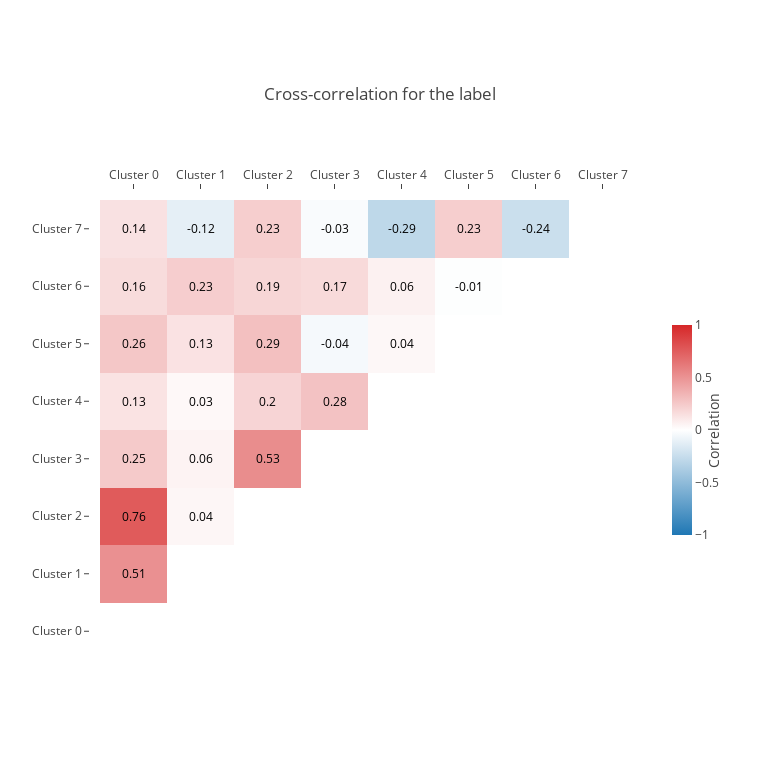
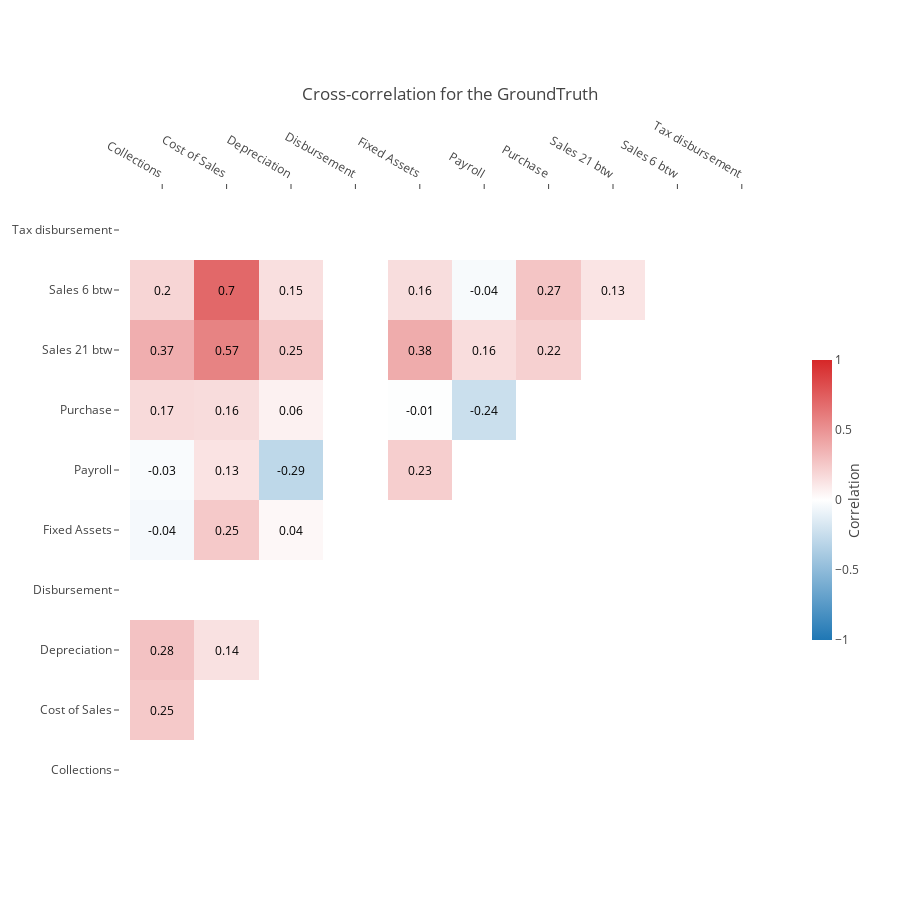

The cell these charts' notebook holds for them, in order:
### Code cell
correlationMatrix(df_all, on="label", agg_period="2D", interactive=True)
correlationMatrix(df_all, on="GroundTruth", agg_period="2D", interactive=True)

### Figure 1 — Plotly figure (JSON) as saved in the notebook; plotly's stock layout.template omitted (floating-point values rounded to 4 significant figures)
{"data": [{"colorbar": {"len": 0.5, "outlinewidth": 0, "thickness": 20, "title": {"side": "right", "text": "\n \n Correlation"}, "xpad": 25}, "colorscale": [[0, "rgb(31, 119, 180)"], [0.5, "rgb(255,255,255)"], [1, "rgb(214, 39, 40)"]], "showscale": true, "type": "heatmap", "uid": "663c0a06-a15d-4471-b283-fc0cd734c358", "x": ["Cluster 0", "Cluster 1", "Cluster 2", "Cluster 3", "Cluster 4", "Cluster 5", "Cluster 6", "Cluster 7"], "y": ["Cluster 0", "Cluster 1", "Cluster 2", "Cluster 3", "Cluster 4", "Cluster 5", "Cluster 6", "Cluster 7"], "z": [[0, 0, 0, 0, 0, 0, 0, 0], [0.5139, 0, 0, 0, 0, 0, 0, 0], [0.7615, 0.03975, 0, 0, 0, 0, 0, 0], [0.2472, 0.05521, 0.5296, 0, 0, 0, 0, 0], [0.1316, 0.03365, 0.1976, 0.2813, 0, 0, 0, 0], [0.2582, 0.1324, 0.2915, -0.04306, 0.03798, 0, 0, 0], [0.1611, 0.2301, 0.1899, 0.1709, 0.0643, -0.009563, 0, 0], [0.1366, -0.1158, 0.229, -0.02731, -0.2883, 0.2264, -0.2387, 0]], "zmax": 1, "zmid": 0, "zmin": -1}], "layout": {"annotations": [{"font": {"color": "Black"}, "showarrow": false, "text": "", "x": "Cluster 0", "xref": "x", "y": "Cluster 0", "yref": "y"}, {"font": {"color": "Black"}, "showarrow": false, "text": "", "x": "Cluster 1", "xref": "x", "y": "Cluster 0", "yref": "y"}, {"font": {"color": "Black"}, "showarrow": false, "text": "", "x": "Cluster 2", "xref": "x", "y": "Cluster 0", "yref": "y"}, {"font": {"color": "Black"}, "showarrow": false, "text": "", "x": "Cluster 3", "xref": "x", "y": "Cluster 0", "yref": "y"}, {"font": {"color": "Black"}, "showarrow": false, "text": "", "x": "Cluster 4", "xref": "x", "y": "Cluster 0", "yref": "y"}, {"font": {"color": "Black"}, "showarrow": false, "text": "", "x": "Cluster 5", "xref": "x", "y": "Cluster 0", "yref": "y"}, {"font": {"color": "Black"}, "showarrow": false, "text": "", "x": "Cluster 6", "xref": "x", "y": "Cluster 0", "yref": "y"}, {"font": {"color": "Black"}, "showarrow": false, "text": "", "x": "Cluster 7", "xref": "x", "y": "Cluster 0", "yref": "y"}, {"font": {"color": "Black"}, "showarrow": false, "text": "0.51", "x": "Cluster 0", "xref": "x", "y": "Cluster 1", "yref": "y"}, {"font": {"color": "Black"}, "showarrow": false, "text": "", "x": "Cluster 1", "xref": "x", "y": "Cluster 1", "yref": "y"}, {"font": {"color": "Black"}, "showarrow": false, "text": "", "x": "Cluster 2", "xref": "x", "y": "Cluster 1", "yref": "y"}, {"font": {"color": "Black"}, "showarrow": false, "text": "", "x": "Cluster 3", "xref": "x", "y": "Cluster 1", "yref": "y"}, {"font": {"color": "Black"}, "showarrow": false, "text": "", "x": "Cluster 4", "xref": "x", "y": "Cluster 1", "yref": "y"}, {"font": {"color": "Black"}, "showarrow": false, "text": "", "x": "Cluster 5", "xref": "x", "y": "Cluster 1", "yref": "y"}, {"font": {"color": "Black"}, "showarrow": false, "text": "", "x": "Cluster 6", "xref": "x", "y": "Cluster 1", "yref": "y"}, {"font": {"color": "Black"}, "showarrow": false, "text": "", "x": "Cluster 7", "xref": "x", "y": "Cluster 1", "yref": "y"}, {"font": {"color": "Black"}, "showarrow": false, "text": "0.76", "x": "Cluster 0", "xref": "x", "y": "Cluster 2", "yref": "y"}, {"font": {"color": "Black"}, "showarrow": false, "text": "0.04", "x": "Cluster 1", "xref": "x", "y": "Cluster 2", "yref": "y"}, {"font": {"color": "Black"}, "showarrow": false, "text": "", "x": "Cluster 2", "xref": "x", "y": "Cluster 2", "yref": "y"}, {"font": {"color": "Black"}, "showarrow": false, "text": "", "x": "Cluster 3", "xref": "x", "y": "Cluster 2", "yref": "y"}, {"font": {"color": "Black"}, "showarrow": false, "text": "", "x": "Cluster 4", "xref": "x", "y": "Cluster 2", "yref": "y"}, {"font": {"color": "Black"}, "showarrow": false, "text": "", "x": "Cluster 5", "xref": "x", "y": "Cluster 2", "yref": "y"}, {"font": {"color": "Black"}, "showarrow": false, "text": "", "x": "Cluster 6", "xref": "x", "y": "Cluster 2", "yref": "y"}, {"font": {"color": "Black"}, "showarrow": false, "text": "", "x": "Cluster 7", "xref": "x", "y": "Cluster 2", "yref": "y"}, {"font": {"color": "Black"}, "showarrow": false, "text": "0.25", "x": "Cluster 0", "xref": "x", "y": "Cluster 3", "yref": "y"}, {"font": {"color": "Black"}, "showarrow": false, "text": "0.06", "x": "Cluster 1", "xref": "x", "y": "Cluster 3", "yref": "y"}, {"font": {"color": "Black"}, "showarrow": false, "text": "0.53", "x": "Cluster 2", "xref": "x", "y": "Cluster 3", "yref": "y"}, {"font": {"color": "Black"}, "showarrow": false, "text": "", "x": "Cluster 3", "xref": "x", "y": "Cluster 3", "yref": "y"}, {"font": {"color": "Black"}, "showarrow": false, "text": "", "x": "Cluster 4", "xref": "x", "y": "Cluster 3", "yref": "y"}, {"font": {"color": "Black"}, "showarrow": false, "text": "", "x": "Cluster 5", "xref": "x", "y": "Cluster 3", "yref": "y"}, {"font": {"color": "Black"}, "showarrow": false, "text": "", "x": "Cluster 6", "xref": "x", "y": "Cluster 3", "yref": "y"}, {"font": {"color": "Black"}, "showarrow": false, "text": "", "x": "Cluster 7", "xref": "x", "y": "Cluster 3", "yref": "y"}, {"font": {"color": "Black"}, "showarrow": false, "text": "0.13", "x": "Cluster 0", "xref": "x", "y": "Cluster 4", "yref": "y"}, {"font": {"color": "Black"}, "showarrow": false, "text": "0.03", "x": "Cluster 1", "xref": "x", "y": "Cluster 4", "yref": "y"}, {"font": {"color": "Black"}, "showarrow": false, "text": "0.2", "x": "Cluster 2", "xref": "x", "y": "Cluster 4", "yref": "y"}, {"font": {"color": "Black"}, "showarrow": false, "text": "0.28", "x": "Cluster 3", "xref": "x", "y": "Cluster 4", "yref": "y"}, {"font": {"color": "Black"}, "showarrow": false, "text": "", "x": "Cluster 4", "xref": "x", "y": "Cluster 4", "yref": "y"}, {"font": {"color": "Black"}, "showarrow": false, "text": "", "x": "Cluster 5", "xref": "x", "y": "Cluster 4", "yref": "y"}, {"font": {"color": "Black"}, "showarrow": false, "text": "", "x": "Cluster 6", "xref": "x", "y": "Cluster 4", "yref": "y"}, {"font": {"color": "Black"}, "showarrow": false, "text": "", "x": "Cluster 7", "xref": "x", "y": "Cluster 4", "yref": "y"}, {"font": {"color": "Black"}, "showarrow": false, "text": "0.26", "x": "Cluster 0", "xref": "x", "y": "Cluster 5", "yref": "y"}, {"font": {"color": "Black"}, "showarrow": false, "text": "0.13", "x": "Cluster 1", "xref": "x", "y": "Cluster 5", "yref": "y"}, {"font": {"color": "Black"}, "showarrow": false, "text": "0.29", "x": "Cluster 2", "xref": "x", "y": "Cluster 5", "yref": "y"}, {"font": {"color": "Black"}, "showarrow": false, "text": "-0.04", "x": "Cluster 3", "xref": "x", "y": "Cluster 5", "yref": "y"}, {"font": {"color": "Black"}, "showarrow": false, "text": "0.04", "x": "Cluster 4", "xref": "x", "y": "Cluster 5", "yref": "y"}, {"font": {"color": "Black"}, "showarrow": false, "text": "", "x": "Cluster 5", "xref": "x", "y": "Cluster 5", "yref": "y"}, {"font": {"color": "Black"}, "showarrow": false, "text": "", "x": "Cluster 6", "xref": "x", "y": "Cluster 5", "yref": "y"}, {"font": {"color": "Black"}, "showarrow": false, "text": "", "x": "Cluster 7", "xref": "x", "y": "Cluster 5", "yref": "y"}, {"font": {"color": "Black"}, "showarrow": false, "text": "0.16", "x": "Cluster 0", "xref": "x", "y": "Cluster 6", "yref": "y"}, {"font": {"color": "Black"}, "showarrow": false, "text": "0.23", "x": "Cluster 1", "xref": "x", "y": "Cluster 6", "yref": "y"}, {"font": {"color": "Black"}, "showarrow": false, "text": "0.19", "x": "Cluster 2", "xref": "x", "y": "Cluster 6", "yref": "y"}, {"font": {"color": "Black"}, "showarrow": false, "text": "0.17", "x": "Cluster 3", "xref": "x", "y": "Cluster 6", "yref": "y"}, {"font": {"color": "Black"}, "showarrow": false, "text": "0.06", "x": "Cluster 4", "xref": "x", "y": "Cluster 6", "yref": "y"}, {"font": {"color": "Black"}, "showarrow": false, "text": "-0.01", "x": "Cluster 5", "xref": "x", "y": "Cluster 6", "yref": "y"}, {"font": {"color": "Black"}, "showarrow": false, "text": "", "x": "Cluster 6", "xref": "x", "y": "Cluster 6", "yref": "y"}, {"font": {"color": "Black"}, "showarrow": false, "text": "", "x": "Cluster 7", "xref": "x", "y": "Cluster 6", "yref": "y"}, {"font": {"color": "Black"}, "showarrow": false, "text": "0.14", "x": "Cluster 0", "xref": "x", "y": "Cluster 7", "yref": "y"}, {"font": {"color": "Black"}, "showarrow": false, "text": "-0.12", "x": "Cluster 1", "xref": "x", "y": "Cluster 7", "yref": "y"}, {"font": {"color": "Black"}, "showarrow": false, "text": "0.23", "x": "Cluster 2", "xref": "x", "y": "Cluster 7", "yref": "y"}, {"font": {"color": "Black"}, "showarrow": false, "text": "-0.03", "x": "Cluster 3", "xref": "x", "y": "Cluster 7", "yref": "y"}, {"font": {"color": "Black"}, "showarrow": false, "text": "-0.29", "x": "Cluster 4", "xref": "x", "y": "Cluster 7", "yref": "y"}, {"font": {"color": "Black"}, "showarrow": false, "text": "0.23", "x": "Cluster 5", "xref": "x", "y": "Cluster 7", "yref": "y"}, {"font": {"color": "Black"}, "showarrow": false, "text": "-0.24", "x": "Cluster 6", "xref": "x", "y": "Cluster 7", "yref": "y"}, {"font": {"color": "Black"}, "showarrow": false, "text": "", "x": "Cluster 7", "xref": "x", "y": "Cluster 7", "yref": "y"}], "height": 760, "margin": {"b": 100, "l": 100, "pad": 10, "r": 50, "t": 200}, "title": {"text": "Cross-correlation for the label"}, "width": 760, "xaxis": {"automargin": true, "side": "top"}, "yaxis": {"automargin": true}}}

### Figure 2 — Plotly figure (JSON) as saved in the notebook; plotly's stock layout.template omitted (floating-point values rounded to 4 significant figures)
{"data": [{"colorbar": {"len": 0.5, "outlinewidth": 0, "thickness": 20, "title": {"side": "right", "text": "\n \n Correlation"}, "xpad": 25}, "colorscale": [[0, "rgb(31, 119, 180)"], [0.5, "rgb(255,255,255)"], [1, "rgb(214, 39, 40)"]], "showscale": true, "type": "heatmap", "uid": "af608959-d221-41b3-88dc-5e9add1d6be0", "x": ["Collections", "Cost of Sales", "Depreciation", "Disbursement", "Fixed Assets", "Payroll", "Purchase", "Sales 21 btw", "Sales 6 btw", "Tax disbursement"], "y": ["Collections", "Cost of Sales", "Depreciation", "Disbursement", "Fixed Assets", "Payroll", "Purchase", "Sales 21 btw", "Sales 6 btw", "Tax disbursement"], "z": [[0, 0, 0, 0, 0, 0, 0, 0, 0, 0], [0.2519, 0, 0, 0, 0, 0, 0, 0, 0, 0], [0.2813, 0.1398, 0, 0, 0, 0, 0, 0, 0, 0], [0, 0, 0, 0, 0, 0, 0, 0, 0, 0], [-0.04306, 0.251, 0.03798, 0, 0, 0, 0, 0, 0, 0], [-0.02731, 0.1288, -0.2883, 0, 0.2264, 0, 0, 0, 0, 0], [0.1709, 0.1634, 0.0643, 0, -0.009563, -0.2387, 0, 0, 0, 0], [0.3732, 0.5748, 0.2497, 0, 0.3843, 0.1578, 0.2184, 0, 0, 0], [0.1956, 0.6991, 0.1494, 0, 0.1591, -0.03587, 0.2685, 0.1257, 0, 0], [0, 0, 0, 0, 0, 0, 0, 0, 0, 0]], "zmax": 1, "zmid": 0, "zmin": -1}], "layout": {"annotations": [{"font": {"color": "Black"}, "showarrow": false, "text": "", "x": "Collections", "xref": "x", "y": "Collections", "yref": "y"}, {"font": {"color": "Black"}, "showarrow": false, "text": "", "x": "Cost of Sales", "xref": "x", "y": "Collections", "yref": "y"}, {"font": {"color": "Black"}, "showarrow": false, "text": "", "x": "Depreciation", "xref": "x", "y": "Collections", "yref": "y"}, {"font": {"color": "Black"}, "showarrow": false, "text": "", "x": "Disbursement", "xref": "x", "y": "Collections", "yref": "y"}, {"font": {"color": "Black"}, "showarrow": false, "text": "", "x": "Fixed Assets", "xref": "x", "y": "Collections", "yref": "y"}, {"font": {"color": "Black"}, "showarrow": false, "text": "", "x": "Payroll", "xref": "x", "y": "Collections", "yref": "y"}, {"font": {"color": "Black"}, "showarrow": false, "text": "", "x": "Purchase", "xref": "x", "y": "Collections", "yref": "y"}, {"font": {"color": "Black"}, "showarrow": false, "text": "", "x": "Sales 21 btw", "xref": "x", "y": "Collections", "yref": "y"}, {"font": {"color": "Black"}, "showarrow": false, "text": "", "x": "Sales 6 btw", "xref": "x", "y": "Collections", "yref": "y"}, {"font": {"color": "Black"}, "showarrow": false, "text": "", "x": "Tax disbursement", "xref": "x", "y": "Collections", "yref": "y"}, {"font": {"color": "Black"}, "showarrow": false, "text": "0.25", "x": "Collections", "xref": "x", "y": "Cost of Sales", "yref": "y"}, {"font": {"color": "Black"}, "showarrow": false, "text": "", "x": "Cost of Sales", "xref": "x", "y": "Cost of Sales", "yref": "y"}, {"font": {"color": "Black"}, "showarrow": false, "text": "", "x": "Depreciation", "xref": "x", "y": "Cost of Sales", "yref": "y"}, {"font": {"color": "Black"}, "showarrow": false, "text": "", "x": "Disbursement", "xref": "x", "y": "Cost of Sales", "yref": "y"}, {"font": {"color": "Black"}, "showarrow": false, "text": "", "x": "Fixed Assets", "xref": "x", "y": "Cost of Sales", "yref": "y"}, {"font": {"color": "Black"}, "showarrow": false, "text": "", "x": "Payroll", "xref": "x", "y": "Cost of Sales", "yref": "y"}, {"font": {"color": "Black"}, "showarrow": false, "text": "", "x": "Purchase", "xref": "x", "y": "Cost of Sales", "yref": "y"}, {"font": {"color": "Black"}, "showarrow": false, "text": "", "x": "Sales 21 btw", "xref": "x", "y": "Cost of Sales", "yref": "y"}, {"font": {"color": "Black"}, "showarrow": false, "text": "", "x": "Sales 6 btw", "xref": "x", "y": "Cost of Sales", "yref": "y"}, {"font": {"color": "Black"}, "showarrow": false, "text": "", "x": "Tax disbursement", "xref": "x", "y": "Cost of Sales", "yref": "y"}, {"font": {"color": "Black"}, "showarrow": false, "text": "0.28", "x": "Collections", "xref": "x", "y": "Depreciation", "yref": "y"}, {"font": {"color": "Black"}, "showarrow": false, "text": "0.14", "x": "Cost of Sales", "xref": "x", "y": "Depreciation", "yref": "y"}, {"font": {"color": "Black"}, "showarrow": false, "text": "", "x": "Depreciation", "xref": "x", "y": "Depreciation", "yref": "y"}, {"font": {"color": "Black"}, "showarrow": false, "text": "", "x": "Disbursement", "xref": "x", "y": "Depreciation", "yref": "y"}, {"font": {"color": "Black"}, "showarrow": false, "text": "", "x": "Fixed Assets", "xref": "x", "y": "Depreciation", "yref": "y"}, {"font": {"color": "Black"}, "showarrow": false, "text": "", "x": "Payroll", "xref": "x", "y": "Depreciation", "yref": "y"}, {"font": {"color": "Black"}, "showarrow": false, "text": "", "x": "Purchase", "xref": "x", "y": "Depreciation", "yref": "y"}, {"font": {"color": "Black"}, "showarrow": false, "text": "", "x": "Sales 21 btw", "xref": "x", "y": "Depreciation", "yref": "y"}, {"font": {"color": "Black"}, "showarrow": false, "text": "", "x": "Sales 6 btw", "xref": "x", "y": "Depreciation", "yref": "y"}, {"font": {"color": "Black"}, "showarrow": false, "text": "", "x": "Tax disbursement", "xref": "x", "y": "Depreciation", "yref": "y"}, {"font": {"color": "Black"}, "showarrow": false, "text": "", "x": "Collections", "xref": "x", "y": "Disbursement", "yref": "y"}, {"font": {"color": "Black"}, "showarrow": false, "text": "", "x": "Cost of Sales", "xref": "x", "y": "Disbursement", "yref": "y"}, {"font": {"color": "Black"}, "showarrow": false, "text": "", "x": "Depreciation", "xref": "x", "y": "Disbursement", "yref": "y"}, {"font": {"color": "Black"}, "showarrow": false, "text": "", "x": "Disbursement", "xref": "x", "y": "Disbursement", "yref": "y"}, {"font": {"color": "Black"}, "showarrow": false, "text": "", "x": "Fixed Assets", "xref": "x", "y": "Disbursement", "yref": "y"}, {"font": {"color": "Black"}, "showarrow": false, "text": "", "x": "Payroll", "xref": "x", "y": "Disbursement", "yref": "y"}, {"font": {"color": "Black"}, "showarrow": false, "text": "", "x": "Purchase", "xref": "x", "y": "Disbursement", "yref": "y"}, {"font": {"color": "Black"}, "showarrow": false, "text": "", "x": "Sales 21 btw", "xref": "x", "y": "Disbursement", "yref": "y"}, {"font": {"color": "Black"}, "showarrow": false, "text": "", "x": "Sales 6 btw", "xref": "x", "y": "Disbursement", "yref": "y"}, {"font": {"color": "Black"}, "showarrow": false, "text": "", "x": "Tax disbursement", "xref": "x", "y": "Disbursement", "yref": "y"}, {"font": {"color": "Black"}, "showarrow": false, "text": "-0.04", "x": "Collections", "xref": "x", "y": "Fixed Assets", "yref": "y"}, {"font": {"color": "Black"}, "showarrow": false, "text": "0.25", "x": "Cost of Sales", "xref": "x", "y": "Fixed Assets", "yref": "y"}, {"font": {"color": "Black"}, "showarrow": false, "text": "0.04", "x": "Depreciation", "xref": "x", "y": "Fixed Assets", "yref": "y"}, {"font": {"color": "Black"}, "showarrow": false, "text": "", "x": "Disbursement", "xref": "x", "y": "Fixed Assets", "yref": "y"}, {"font": {"color": "Black"}, "showarrow": false, "text": "", "x": "Fixed Assets", "xref": "x", "y": "Fixed Assets", "yref": "y"}, {"font": {"color": "Black"}, "showarrow": false, "text": "", "x": "Payroll", "xref": "x", "y": "Fixed Assets", "yref": "y"}, {"font": {"color": "Black"}, "showarrow": false, "text": "", "x": "Purchase", "xref": "x", "y": "Fixed Assets", "yref": "y"}, {"font": {"color": "Black"}, "showarrow": false, "text": "", "x": "Sales 21 btw", "xref": "x", "y": "Fixed Assets", "yref": "y"}, {"font": {"color": "Black"}, "showarrow": false, "text": "", "x": "Sales 6 btw", "xref": "x", "y": "Fixed Assets", "yref": "y"}, {"font": {"color": "Black"}, "showarrow": false, "text": "", "x": "Tax disbursement", "xref": "x", "y": "Fixed Assets", "yref": "y"}, {"font": {"color": "Black"}, "showarrow": false, "text": "-0.03", "x": "Collections", "xref": "x", "y": "Payroll", "yref": "y"}, {"font": {"color": "Black"}, "showarrow": false, "text": "0.13", "x": "Cost of Sales", "xref": "x", "y": "Payroll", "yref": "y"}, {"font": {"color": "Black"}, "showarrow": false, "text": "-0.29", "x": "Depreciation", "xref": "x", "y": "Payroll", "yref": "y"}, {"font": {"color": "Black"}, "showarrow": false, "text": "", "x": "Disbursement", "xref": "x", "y": "Payroll", "yref": "y"}, {"font": {"color": "Black"}, "showarrow": false, "text": "0.23", "x": "Fixed Assets", "xref": "x", "y": "Payroll", "yref": "y"}, {"font": {"color": "Black"}, "showarrow": false, "text": "", "x": "Payroll", "xref": "x", "y": "Payroll", "yref": "y"}, {"font": {"color": "Black"}, "showarrow": false, "text": "", "x": "Purchase", "xref": "x", "y": "Payroll", "yref": "y"}, {"font": {"color": "Black"}, "showarrow": false, "text": "", "x": "Sales 21 btw", "xref": "x", "y": "Payroll", "yref": "y"}, {"font": {"color": "Black"}, "showarrow": false, "text": "", "x": "Sales 6 btw", "xref": "x", "y": "Payroll", "yref": "y"}, {"font": {"color": "Black"}, "showarrow": false, "text": "", "x": "Tax disbursement", "xref": "x", "y": "Payroll", "yref": "y"}, {"font": {"color": "Black"}, "showarrow": false, "text": "0.17", "x": "Collections", "xref": "x", "y": "Purchase", "yref": "y"}, {"font": {"color": "Black"}, "showarrow": false, "text": "0.16", "x": "Cost of Sales", "xref": "x", "y": "Purchase", "yref": "y"}, {"font": {"color": "Black"}, "showarrow": false, "text": "0.06", "x": "Depreciation", "xref": "x", "y": "Purchase", "yref": "y"}, {"font": {"color": "Black"}, "showarrow": false, "text": "", "x": "Disbursement", "xref": "x", "y": "Purchase", "yref": "y"}, {"font": {"color": "Black"}, "showarrow": false, "text": "-0.01", "x": "Fixed Assets", "xref": "x", "y": "Purchase", "yref": "y"}, {"font": {"color": "Black"}, "showarrow": false, "text": "-0.24", "x": "Payroll", "xref": "x", "y": "Purchase", "yref": "y"}, {"font": {"color": "Black"}, "showarrow": false, "text": "", "x": "Purchase", "xref": "x", "y": "Purchase", "yref": "y"}, {"font": {"color": "Black"}, "showarrow": false, "text": "", "x": "Sales 21 btw", "xref": "x", "y": "Purchase", "yref": "y"}, {"font": {"color": "Black"}, "showarrow": false, "text": "", "x": "Sales 6 btw", "xref": "x", "y": "Purchase", "yref": "y"}, {"font": {"color": "Black"}, "showarrow": false, "text": "", "x": "Tax disbursement", "xref": "x", "y": "Purchase", "yref": "y"}, {"font": {"color": "Black"}, "showarrow": false, "text": "0.37", "x": "Collections", "xref": "x", "y": "Sales 21 btw", "yref": "y"}, {"font": {"color": "Black"}, "showarrow": false, "text": "0.57", "x": "Cost of Sales", "xref": "x", "y": "Sales 21 btw", "yref": "y"}, {"font": {"color": "Black"}, "showarrow": false, "text": "0.25", "x": "Depreciation", "xref": "x", "y": "Sales 21 btw", "yref": "y"}, {"font": {"color": "Black"}, "showarrow": false, "text": "", "x": "Disbursement", "xref": "x", "y": "Sales 21 btw", "yref": "y"}, {"font": {"color": "Black"}, "showarrow": false, "text": "0.38", "x": "Fixed Assets", "xref": "x", "y": "Sales 21 btw", "yref": "y"}, {"font": {"color": "Black"}, "showarrow": false, "text": "0.16", "x": "Payroll", "xref": "x", "y": "Sales 21 btw", "yref": "y"}, {"font": {"color": "Black"}, "showarrow": false, "text": "0.22", "x": "Purchase", "xref": "x", "y": "Sales 21 btw", "yref": "y"}, {"font": {"color": "Black"}, "showarrow": false, "text": "", "x": "Sales 21 btw", "xref": "x", "y": "Sales 21 btw", "yref": "y"}, {"font": {"color": "Black"}, "showarrow": false, "text": "", "x": "Sales 6 btw", "xref": "x", "y": "Sales 21 btw", "yref": "y"}, {"font": {"color": "Black"}, "showarrow": false, "text": "", "x": "Tax disbursement", "xref": "x", "y": "Sales 21 btw", "yref": "y"}, {"font": {"color": "Black"}, "showarrow": false, "text": "0.2", "x": "Collections", "xref": "x", "y": "Sales 6 btw", "yref": "y"}, {"font": {"color": "Black"}, "showarrow": false, "text": "0.7", "x": "Cost of Sales", "xref": "x", "y": "Sales 6 btw", "yref": "y"}, {"font": {"color": "Black"}, "showarrow": false, "text": "0.15", "x": "Depreciation", "xref": "x", "y": "Sales 6 btw", "yref": "y"}, {"font": {"color": "Black"}, "showarrow": false, "text": "", "x": "Disbursement", "xref": "x", "y": "Sales 6 btw", "yref": "y"}, {"font": {"color": "Black"}, "showarrow": false, "text": "0.16", "x": "Fixed Assets", "xref": "x", "y": "Sales 6 btw", "yref": "y"}, {"font": {"color": "Black"}, "showarrow": false, "text": "-0.04", "x": "Payroll", "xref": "x", "y": "Sales 6 btw", "yref": "y"}, {"font": {"color": "Black"}, "showarrow": false, "text": "0.27", "x": "Purchase", "xref": "x", "y": "Sales 6 btw", "yref": "y"}, {"font": {"color": "Black"}, "showarrow": false, "text": "0.13", "x": "Sales 21 btw", "xref": "x", "y": "Sales 6 btw", "yref": "y"}, {"font": {"color": "Black"}, "showarrow": false, "text": "", "x": "Sales 6 btw", "xref": "x", "y": "Sales 6 btw", "yref": "y"}, {"font": {"color": "Black"}, "showarrow": false, "text": "", "x": "Tax disbursement", "xref": "x", "y": "Sales 6 btw", "yref": "y"}, {"font": {"color": "Black"}, "showarrow": false, "text": "", "x": "Collections", "xref": "x", "y": "Tax disbursement", "yref": "y"}, {"font": {"color": "Black"}, "showarrow": false, "text": "", "x": "Cost of Sales", "xref": "x", "y": "Tax disbursement", "yref": "y"}, {"font": {"color": "Black"}, "showarrow": false, "text": "", "x": "Depreciation", "xref": "x", "y": "Tax disbursement", "yref": "y"}, {"font": {"color": "Black"}, "showarrow": false, "text": "", "x": "Disbursement", "xref": "x", "y": "Tax disbursement", "yref": "y"}, {"font": {"color": "Black"}, "showarrow": false, "text": "", "x": "Fixed Assets", "xref": "x", "y": "Tax disbursement", "yref": "y"}, {"font": {"color": "Black"}, "showarrow": false, "text": "", "x": "Payroll", "xref": "x", "y": "Tax disbursement", "yref": "y"}, {"font": {"color": "Black"}, "showarrow": false, "text": "", "x": "Purchase", "xref": "x", "y": "Tax disbursement", "yref": "y"}, {"font": {"color": "Black"}, "showarrow": false, "text": "", "x": "Sales 21 btw", "xref": "x", "y": "Tax disbursement", "yref": "y"}, {"font": {"color": "Black"}, "showarrow": false, "text": "", "x": "Sales 6 btw", "xref": "x", "y": "Tax disbursement", "yref": "y"}, {"font": {"color": "Black"}, "showarrow": false, "text": "", "x": "Tax disbursement", "xref": "x", "y": "Tax disbursement", "yref": "y"}], "height": 900, "margin": {"b": 100, "l": 100, "pad": 10, "r": 50, "t": 200}, "title": {"text": "Cross-correlation for the GroundTruth"}, "width": 900, "xaxis": {"automargin": true, "side": "top"}, "yaxis": {"automargin": true}}}
